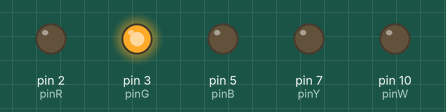
Recording of a program running on a simulated Arduino Uno, built with avr-gcc and run on an emulated ATmega328P. Shown: output pins drawn as LEDs (lit = HIGH).

Above: at 0.5 s.
At 3.5 s:
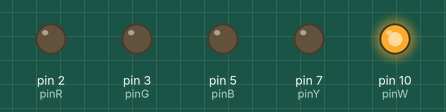
At 5.0 s:
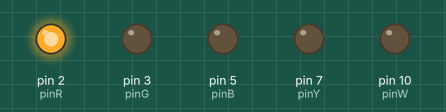
At 6.5 s:
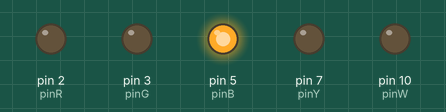
At 10.2 s:
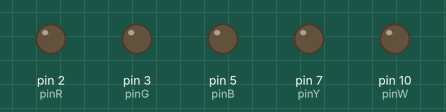
At 14.0 s:
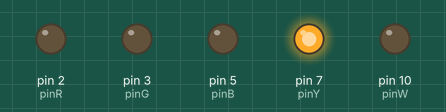
Timing chart, 0 to 15.6 s (numbered marks = the images above):
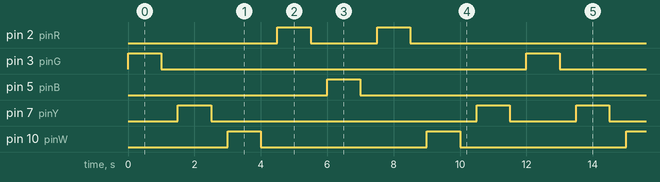

Measured:
- by itself, pin 2 (pinR): repeats every 12.0 s: LOW 2.0 s, HIGH 1.0 s, LOW 8.0 s, HIGH 1.0 s
- by itself, pin 3 (pinG), pin 5 (pinB): alternates HIGH for 1.0 s and LOW for 11.0 s
- by itself, pin 7 (pinY): repeats every 12.0 s: LOW 8.0 s, HIGH 1.0 s, LOW 2.0 s, HIGH 1.0 s
- by itself, pin 10 (pinW): alternates HIGH for 1.0 s and LOW for 5.0 s

The program:

main.cpp
```cpp
#include <Arduino.h>

#define pinG 3
#define pinY 7
#define pinW 10
#define pinR 2
#define pinB 5
int pins[] = {pinG, pinY, pinW, pinR, pinB};

void setup() {
  pinMode(pinR, OUTPUT);
  pinMode(pinG, OUTPUT);
  pinMode(pinB, OUTPUT);
  pinMode(pinY, OUTPUT);
  pinMode(pinW, OUTPUT);
}

void loop() {
  for (int i = 0; i < 4; i++) {
    digitalWrite(pins[i], HIGH);
    delay(1000);
    digitalWrite(pins[i], LOW);
    delay(500);
  }
  for (int i = 4; i > 0; i--) {
    digitalWrite(pins[i], HIGH);
    delay(1000);
    digitalWrite(pins[i], LOW);
    delay(500);
  }
}
```
